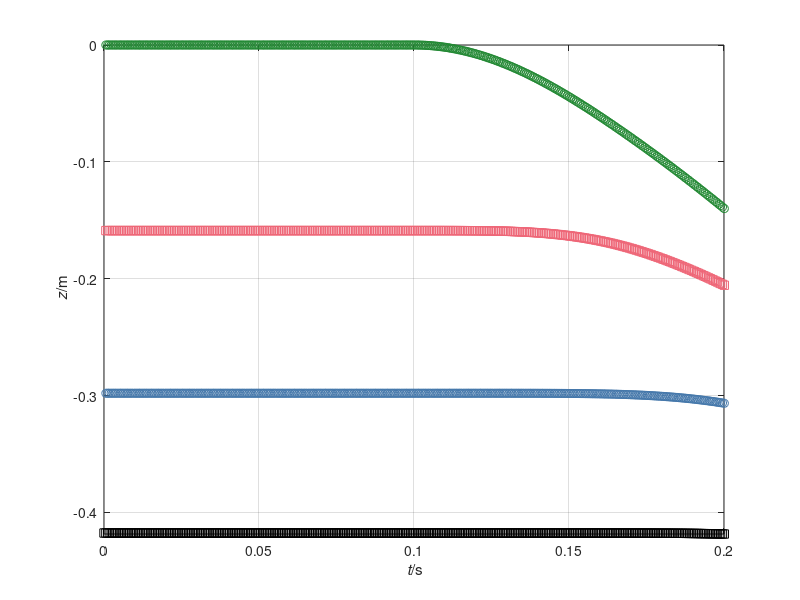

The MATLAB script that drew this image:
%%% Simulation of falling chain of springs
%% Coordinates (t, z)

%% Constants
m = 0.1;  % kg: mass between springs
g = 9.8;  % N/kg: gravitational acceleration
L = 0.1;  % m: natural length
K = 50;   % N/m: elastic constant

%% Constitutive relation for force of rubber band
function F = force(z1, z2, L, K)
  if abs(z1 - z2) > L
    F = -K * (z1 - z2 - L);
  else
    F = 0;
  end
end

%% Initial conditions
t = 0;             % s: initial time
zc4 = -0.0000;     % m: position mass 4 (top)
zc3 = -0.1588;     % m: position mass 3
zc2 = -0.2980;     % m: position mass 2
zc1 = -0.4176;     % m: position mass 1 (bottom)
vc4 = 0;           % m/s: velocity mass 4
vc3 = 0;           % m/s: velocity mass 3
vc2 = 0;           % m/s: velocity mass 2
vc1 = 0;           % m/s: velocity mass 1
Ftop = 4 * m * g;  % N: initial force top

%% Boundary conditions
Fbot = 0;     % N: constant force bottom
G = - m * g;  % N: gravity supply to one mass

%% Parameters for time loop
trelease = 0.1; %s: release time
t1 = 0.2;      % s: final time
dt = 0.0001;  % s: time step %@

%% Plotting
dtplot = t1/360;  % time interval between plots
tplot = dtplot;   % time for next plot
figure
plot(t, zc4, 'o', 'color', '#228833')
plot(t, zc3, 's', 'color', '#EE6677')
plot(t, zc2, 'o', 'color', '#4477AA')
plot(t, zc1, 's', 'color', '#000000')
axis('tight'); xlim([0, t1]); grid on; hold on
xlabel('{\it t}/s'); ylabel('{\it z}/m') %@

%% State: zc1, zc2, zc3, zc4, vc1, vc2, vc3, vc4
%% Numerical time integration
while t < t1
  %% no more top force at trelease
  if t < trelease
    Ftop = 4 * m * g;
  else
    Ftop = 0;
  end

  %% constitutive relations
  F34 = force(zc4, zc3, L, K);
  F23 = force(zc3, zc2, L, K);
  F12 = force(zc2, zc1, L, K);
  F4 = F34 + Ftop;
  F3 = F23 - F34;
  F2 = F12 - F23;
  F1 = -F12 + Fbot;
  P1 = m * vc1;
  P2 = m * vc2;
  P3 = m * vc3;
  P4 = m * vc4;

  %% balances
  t = t + dt;
  P1 = P1 + (F1 + G) * dt;
  P2 = P2 + (F2 + G) * dt;
  P3 = P3 + (F3 + G) * dt;
  P4 = P4 + (F4 + G) * dt;
  zc1 = zc1 + vc1 * dt;
  zc2 = zc2 + vc2 * dt;
  zc3 = zc3 + vc3 * dt;
  zc4 = zc4 + vc4 * dt;

  %% constitutive relations
  vc1 = P1 / m;
  vc2 = P2 / m;
  vc3 = P3 / m;
  vc4 = P4 / m; %@

  %% plot
  if t > tplot
    plot(t, zc4, 'o', 'color', '#228833')
    plot(t, zc3, 's', 'color', '#EE6677')
    plot(t, zc2, 'o', 'color', '#4477AA')
    plot(t, zc1, 's', 'color', '#000000')
    pause(0)
    tplot = tplot + dtplot;
  end %@
end
